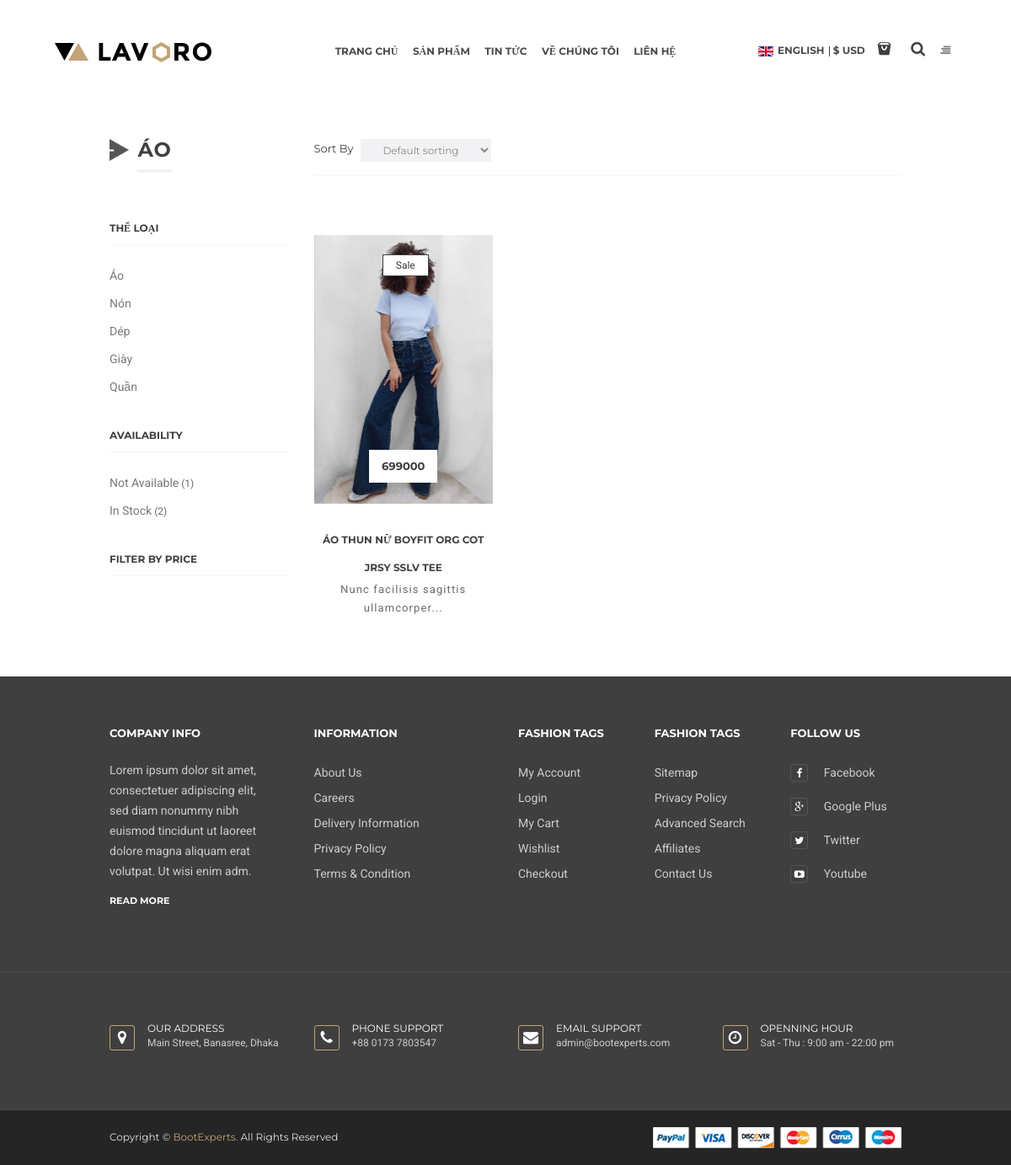
The page /sanpham/danhmuc/1 on the database its author committed.
### tables this page shows
CREATE TABLE `products` (
  `id` int(11) NOT NULL,
  `pro_name` varchar(100) NOT NULL,
  `pro_price` int(10) NOT NULL,
  `pro_sale` tinyint(2) NOT NULL,
  `pro_avatar` varchar(100) NOT NULL,
  `pro_category_id` int(10) NOT NULL,
  `pro_hot` tinyint(2) NOT NULL,
  `pro_qty` int(10) NOT NULL,
  `pro_number_rating` int(100) NOT NULL COMMENT 'Tổng số đánh giá',
  `pro_number_total` int(11) NOT NULL COMMENT 'Tổng số điểm đánh giá',
  `pro_content` mediumtext NOT NULL,
  `pro_title` varchar(255) NOT NULL
);

CREATE TABLE `categories` (
  `c_id` int(11) NOT NULL,
  `c_name` varchar(100) NOT NULL,
  `c_status` tinyint(4) NOT NULL,
  `created_at` timestamp NOT NULL DEFAULT current_timestamp()
);

### system/libs/Load.php (called while the page is built, shortened)
<?php
    class Load{
        public function view($fileName, $data = false){
            include 'app/views/'.$fileName.'.php';
        }
        public function model($fileName){
            return new $fileName();
        }
    }
?>

### app/controllers/sanpham.php (called while the page is built, shortened)
<?php
    class sanpham extends DController{
        public function danhmuc($id){
            $product = "products";
            $category = "categories";
            $artisan = "artisans";
            $artisanmodel = $this->load->model('artisanmodel');
            $productmodel = $this->load->model('productmodel');
            $categorymodel = $this->load->model('categorymodel');
            $data['artisanFE'] = $artisanmodel->artisanFE($artisan);
            $data['categoryFE'] = $categorymodel->categoryFE($category);
            $data['productFE']  = $productmodel->productFE($category, $product, $id);
            $this->load->view('header');
            $this->load->view('menu',$data);
            $this->load->view('categoryproduct',$data);
            $this->load->view('footer');
        }
    }
?>

### system/libs/Database.php (called while the page is built, shortened)
<?php
    class Database extends PDO{
        public function __construct()
        {
            $connect = "mysql:dbname=webgiay; host=localhost; charset=utf8";
            $user = 'root';
            $password= '';
        }
        public function select($sql, $data = array()){
            $statement = $this->prepare($sql);
            $statement->execute();
            return $statement->fetchAll(PDO::FETCH_ASSOC);
        }
    }
?>

### app/models/productmodel.php (called while the page is built, shortened)
<?php
    class productmodel extends DModel{
        public function productFE($category, $product, $id){
            $sql = "SELECT * FROM $product, $category WHERE $product.pro_category_id = $category.c_id AND $product.pro_category_id = '$id' ORDER BY $product.id DESC";
            return $this->db->select($sql);
        }
    }
?>

### system/libs/DController.php (called while the page is built, shortened)
<?php
    class DController{
        public function __construct()
        {
            $this->load = new Load();
        }
    }
?>

### system/libs/DModel.php (called while the page is built, shortened)
<?php
    class DModel{
        public function __construct()
        {
            $this->db = new Database();
        }
    }
?>

### app/models/categorymodel.php (called while the page is built, shortened)
<?php
    class categorymodel extends DModel{
        public function categoryFE($category){
            $sql = "SELECT * FROM $category";
            return $this->db->select($sql);
        }
    }
?>

### app/views/menu.php (the view, shortened to what this page needs)
<body class="home-one">
   <header class="short-stor">
      <div class="container-fluid">
         <div class="row">
            <div class="col-md-3 col-sm-12 text-center nopadding-right">
               <div class="top-logo">
                  <a href="<?php echo BASE_URL ?>"><img src="<?php echo BASE_URL ?>/public/template/img/logo.gif" alt="" /></a>
               </div>
            </div>
            <div class="col-md-6 text-center">
               <div class="mainmenu">
                  <nav>
                     <ul>
                        <li><a href="<?php echo BASE_URL ?>">Trang chủ</a></li>
                        <li class="expand">
                           <a href="#">Sản phẩm</a>
                        </li>
                        <li class="expand">
                           <a href="<?php echo BASE_URL ?>/tintuc/index">Tin tức</a>
                        </li>
                        <li class="expand"><a href="about-us.html">Về chúng tôi</a></li>
                        <li class="expand"><a href="contact-us.html">Liên hệ</a></li>
                     </ul>
                  </nav>
               </div>
               <div class="row">
                  <div class="col-sm-12 mobile-menu-area">
                  </div>
               </div>
            </div>
            <div class="col-md-3 col-sm-12 nopadding-left">
               <div class="top-detail">
                  <div class="disflow">
                     <div class="expand lang-all disflow">
                        <a href="#"><img src="<?php echo BASE_URL ?>/public/template/img/country/en.gif" alt="">English</a>
                     </div>
                     <div class="expand lang-all disflow">
                        <a href="#">$ USD</a>
                     </div>
                  </div>
                  <div class="disflow">
                     <div class="circle-shopping expand">
                        <div class="shopping-carts text-right">
                           <div class="cart-toggler">
                              <a href="<?php echo BASE_URL ?>/cart"><i class="icon-bag"></i></a>
                           </div>
                        </div>
                     </div>
                  </div>
                  <div class="disflow">
                     <div class="header-search expand">
                        <div class="search-icon fa fa-search"></div>
                     </div>
                  </div>
                  <div class="disflow">
                     <div class="expand dropps-menu">
                        <a href="#"><i class="fa fa-align-right"></i></a>
                     </div>
                  </div>
               </div>
            </div>
         </div>
      </div>
   </header>

### app/views/categoryproduct.php (shortened to what this page needs)
<?php
    foreach($productFE as $key => $value){
        $name = $value['c_name'];
    }
?>
<div class="shop-with-sidebar">
			<div class="container">
				<div class="row">
					<div class="col-md-3 col-sm-12 col-xs-12 text-left">
						<div class="topbar-left">
							<aside class="widge-topbar">
								<div class="bar-title">
									<div class="bar-ping"><img src="img/bar-ping.png" alt=""></div>
									<h2><?php echo $name ?></h2>
								</div>
							</aside>
							<aside class="sidebar-content">
								<div class="sidebar-title">
									<h6>Thể loại</h6>
								</div>
								<ul class="sidebar-tags">
                                    <?php foreach($categoryFE as $key => $category){?>
									<li><a href="<?php echo BASE_URL ?>/sanpham/danhmuc/<?php echo $category['c_id'] ?>"><?php echo $category['c_name'] ?></a><span> </span></li>
                                    <?php } ?>
								</ul>
							</aside>
							<aside class="sidebar-content">
								<div class="sidebar-title">
									<h6>Availability</h6>
								</div>
								<ul>
									<li><a href="#">Not available</a><span> (1)</span></li>
									<li><a href="#">In stock</a><span> (2)</span></li>
								</ul>
							</aside>
							<aside class="topbarr-category sidebar-content">
								<div class="tpbr-title sidebar-title col-md-12 nopadding">
									<h6>Filter by price</h6>
								</div>
								<div class="tpbr-menu col-md-12 nopadding">
								</div>
							</aside>
						</div>
					</div>
					<div class="col-md-9 col-sm-12 col-xs-12">
						<div class="shop-content-area">
							<div class="shop-toolbar">
								<div class="col-md-4 col-sm-4 col-xs-12 nopadding-left text-left">
									<form class="tree-most" method="get">
										<div class="orderby-wrapper">
											<label>Sort By</label>
											<select name="orderby" class="orderby">
												<option value="menu_order" selected="selected">Default sorting</option>
											</select>
										</div>
									</form>
								</div>
								<div class="col-md-4 col-sm-4 none-xs text-center">
								</div>
								<div class="col-md-4 col-sm-4 col-xs-12 nopadding-right text-right">
								</div>
							</div>
						</div>
						<div class="tab-content">
							<div class="tab-pane fade active in" id="shop-grid-tab">
								<div class="row">
									<div class="shop-product-tab first-sale">
                                    <?php foreach($productFE as $key =>$product) {?>
										<div class="col-lg-4 col-md-4 col-sm-4">
											<div class="two-product">
												<div class="single-product">
													<span class="sale-text">Sale</span>
													<div class="product-img">
														<a href="<?php echo BASE_URL ?>/sanpham/chitietsanpham/<?php echo $product['id'] ?>">
															<img class="primary-image" src="<?php echo BASE_URL ?>/public/admin/images/<?php echo $product['pro_avatar'] ?>" alt="">
														</a>
														<div class="price-box">
															<span class="new-price"><?php echo $product['pro_price'] ?></span>
														</div>
													</div>
													<div class="product-content">
														<h2 class="product-name"><a href="#"><?php echo $product['pro_name'] ?></a></h2>
														<p>Nunc facilisis sagittis ullamcorper...</p>
													</div>
												</div>
											</div>
										</div>
                                    <?php } ?>
									</div>
								</div>
							</div>
						</div>
					</div>
				</div>
			</div>
		</div>

### public/template/css/main.css (style rules this page uses)
html { color: #222; font-size: 1em; line-height: 1.4; }
audio, canvas, iframe, img, svg, video { vertical-align: middle; }

### public/template/css/responsive.css (style rules this page uses)
@media (min-width: 992px) and (max-width: 1200px) { .container { width:970px } }
@media (min-width: 992px) and (max-width: 1200px) { .mainmenu ul li a { padding: 24px 7px 27px; } }
@media (min-width: 992px) and (max-width: 1200px) { .lang-all > a { margin-right: 1px; padding-right: 5px; } }
@media (min-width: 992px) and (max-width: 1200px) { .orderby-wrapper select.orderby, .limiter select { padding: 5px 5px; width: 155px; margin-right: 5px; } }

### rows shown on the page
products: categories.c_name "ÁO", pro_avatar (picture), pro_price "699000", pro_name "ÁO THUN NỮ BOYFIT ORG COT JRSY SSLV TEE"
categories: c_name "Áo"
categories: c_name "Nón"
categories: c_name "Dép"
categories: c_name "Giày"
categories: c_name "Quần"
